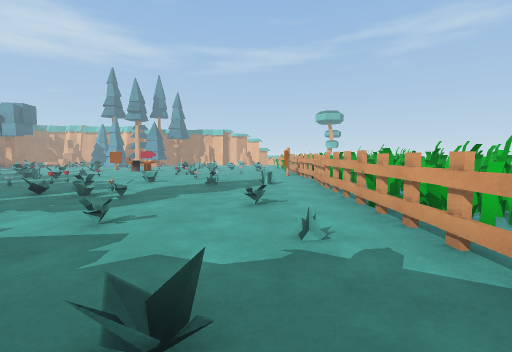
View 1 (above)

24 first-person views from a walk through a Unity game level. The camera is 1.3 m above the floor, tilts 4° down and sees 85° across. The floor is counted in squares, 1 m on a side. Each view is taken from the middle of a square. On the plan, view 1 faces up. The plan holds only what a view shows up to about 13 squares ahead; the rest is blank. The place goes on beyond the plan. The player is left out. Some surface patterns are stand-ins.

View 2
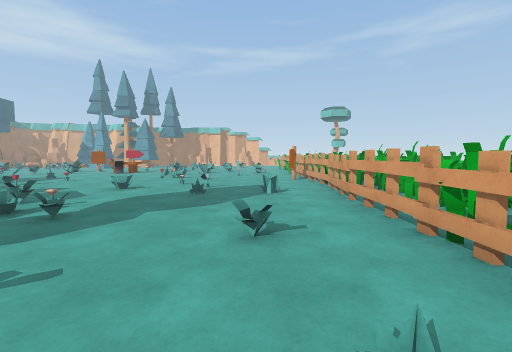

View 3
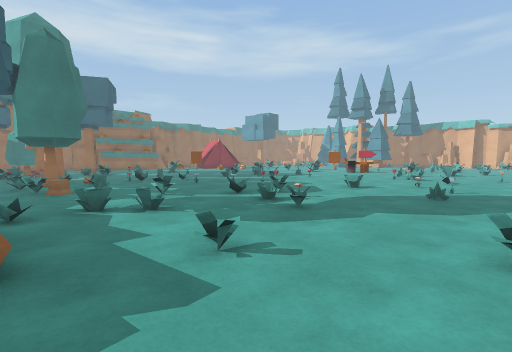

View 4
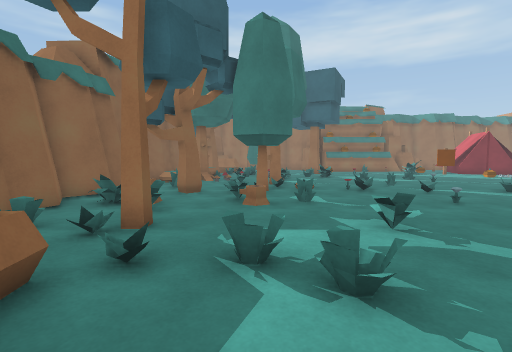

View 5
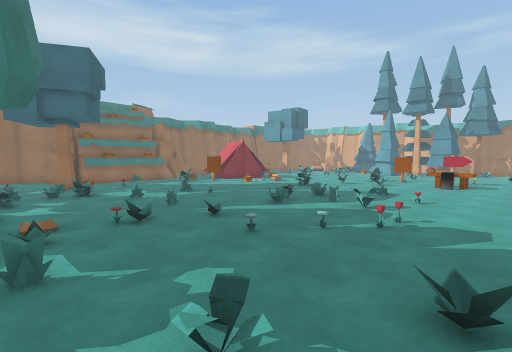

View 6
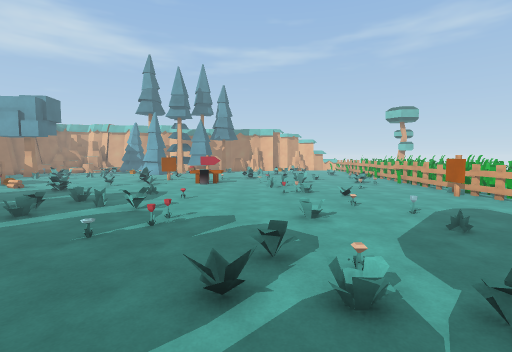

View 7
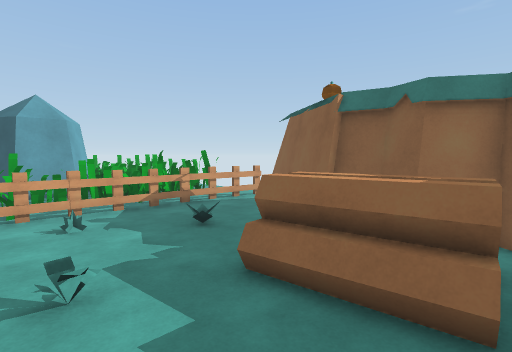

View 8
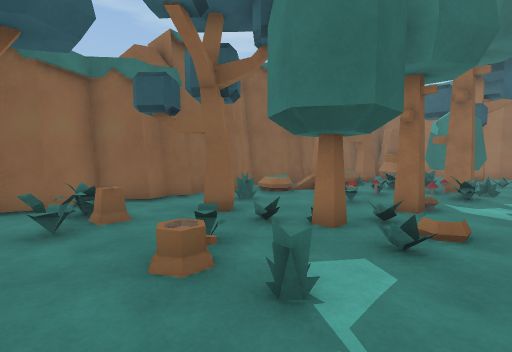

View 9
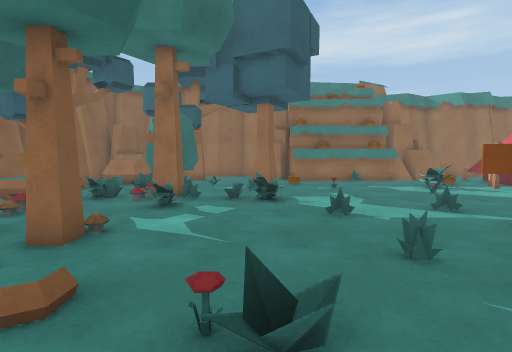

View 10
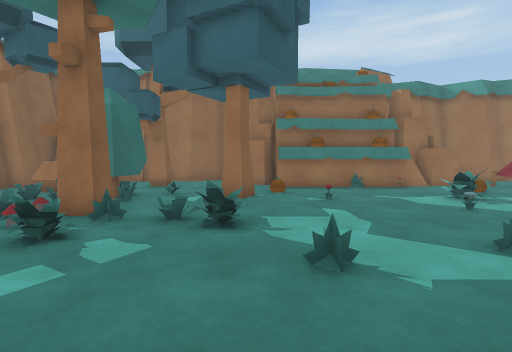

View 11
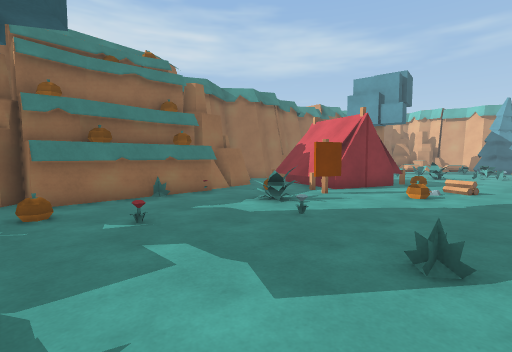

View 12
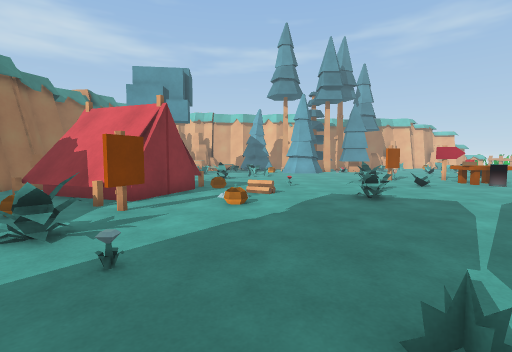

View 13
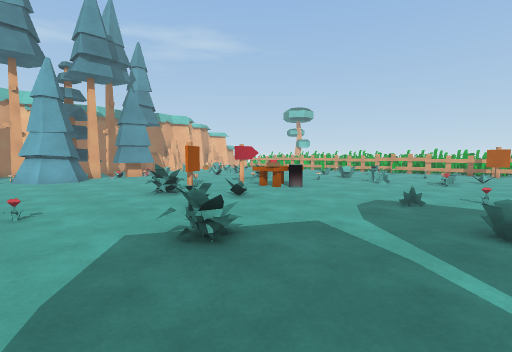

View 14
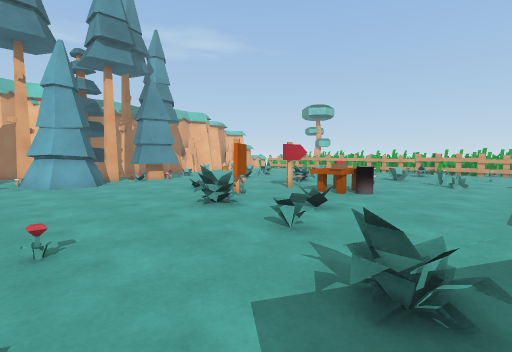

View 15
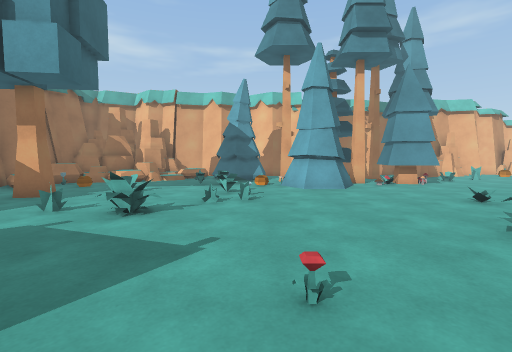

View 16
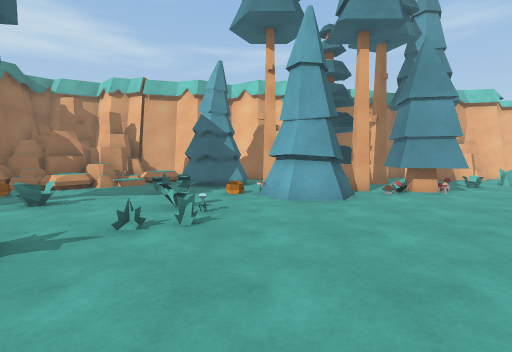

View 17
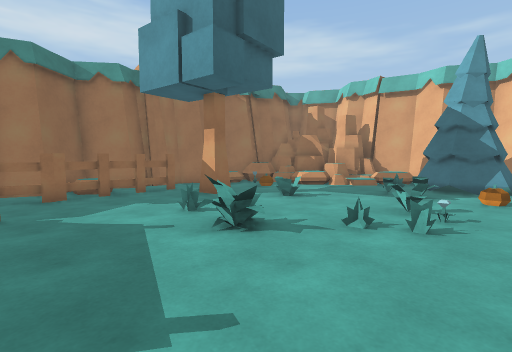

View 18
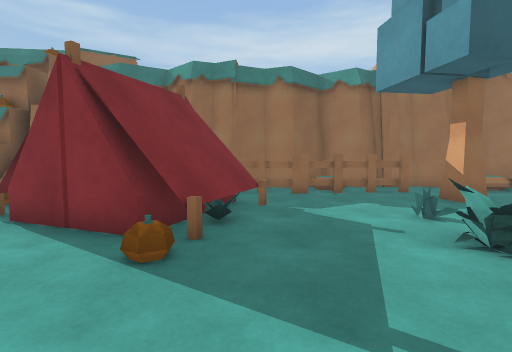

View 19
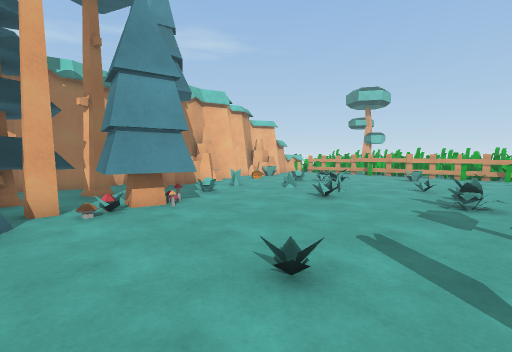

View 20
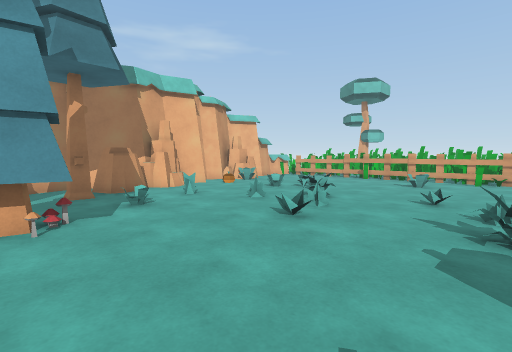

View 21
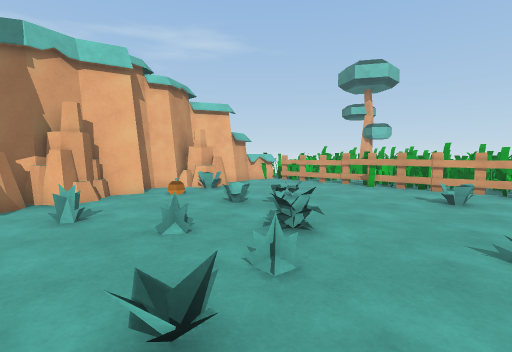

View 22
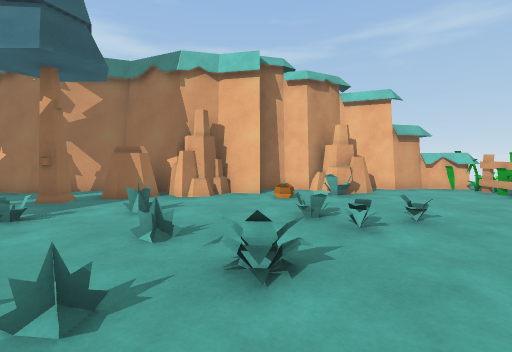

View 23
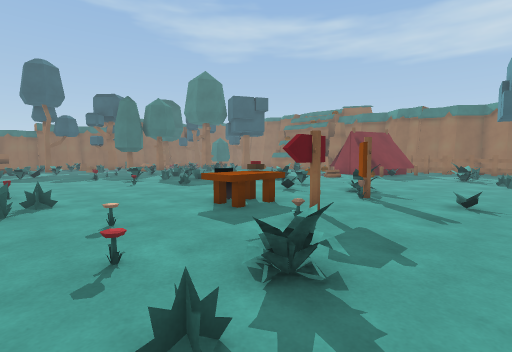

View 24
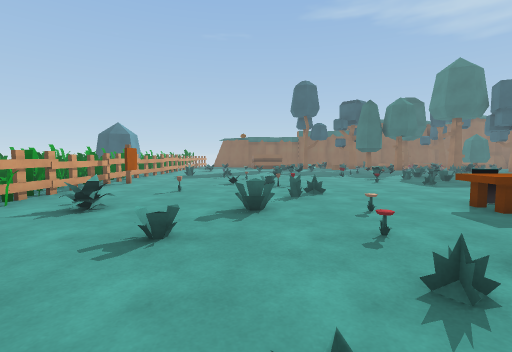

### Floor plan
Key: @ floor where view 1 was taken; # wall or solid block; x gap in a wall; . main floor; : floor 0.25 m higher than the main floor; + floor 0.5 m higher than the main floor; / step, stairs or slope; = window, fence, low wall or low ledge; F fence; P plant; L flower; B bush; T tree; R rock; S sign; M mushroom; E tent; A table; I pine tree; G log; O other object.
Columns run from 32 left of view 1 to 5 right of it. Each row starts with its distance up from view 1.
 43                              ####
 42                     ##### ####RR#####
 41                  ####..R#R##..BR...F#
 40                   ....RRRR..O.B....FO
 39      RR     I    I  .I.............FO
 38   RRRRR  .I I.  IIII....P..........F
 37   RRR+R..OIIII#  II ........B./....FO
 36 ##RR RR.......   IIII........//....FO
 35 #RRO......B..OIII.OIM....P.........FO
 34  R ........B..II ...I......B.......FO
 33  R.....B......II........:P.........FO
 32 #R.....B...BL...................B..FO
 31  R..TT.............................FO
 30  R.F.......PP......................F
 29 #R.F...P.O..............OBP....... F
 28 #ROF.....B............O..........  F
 27  R.F.............BSO.GS...L....... F
 26  #.F.............O...AA............F
 25  R.F.EEB.............AAA.L..B...B..FO
 24  #  .EEEEE...L....B..OO............FO
 23  #FF  EEE.......B..........P.......FO
 22  #=  E  #..O..............P....O...FO
 21     EEEEE......B...................FO
 20     EEEE..................OO.......FO
 19    R...ES...........P........:....SFO
 18    R....S.............O...........SFO
 17    RR...B.........B................FO
 16    # ..OO..........P.B.......O.....FO
 15    RR....L........B...........O....FO
 14     P.......P.....B...O............FO
 13     R.................O.......P..P.FO
 12     R...L............L.............F
 11    #R........P.P..:.O....B.........F
 10    R...T...................L.......FO
  9  OR   TTO.BO.....LB.....B...O......F
  8     ...................B........B..FO
  7    .......P......::....B...........FO
  6    TT. TPT#OB.MT.O..P..../.........FO
  5    ... TO.OM..OT.T..O...B/...O.....FO
  4        T..B.O.....:..............P.FO
  3       R.....MM....T....T.OOOO......FO
  2       R TRORT...P.T.OB...OOOO..O...FOO
  1     ##. T RR  O.....OB.O OOOO .B...FOO
  0    ##O  OOOOO .O.RR..R.  .     .@..FOO
 -1             ########R##  RRRR##....FO
 -2                          ##   ###..FO
 -3                                 #xF

Where each view was taken, in squares from view 1:
view 1: 0 up, 0 right, facing up
view 2: 3 up, 0 right, facing up
view 3: 3 up, 0 right, facing up-left
view 4: 5 up, 4 left, facing left
view 5: 6 up, 7 left, facing up-left
view 6: 6 up, 7 left, facing up
view 7: 6 up, 7 left, facing down-right
view 8: 8 up, 10 left, facing down-left
view 9: 9 up, 13 left, facing left
view 10: 10 up, 16 left, facing left
view 11: 10 up, 19 left, facing up-left
view 12: 12 up, 21 left, facing up
view 13: 17 up, 20 left, facing up-right
view 14: 20 up, 20 left, facing up-right
view 15: 22 up, 20 left, facing up
view 16: 25 up, 19 left, facing up
view 17: 25 up, 19 left, facing up-left
view 18: 25 up, 19 left, facing left
view 19: 28 up, 16 left, facing up-right
view 20: 29 up, 13 left, facing up-right
view 21: 31 up, 9 left, facing up-right
view 22: 31 up, 5 left, facing up
view 23: 31 up, 5 left, facing down-left
view 24: 32 up, 4 left, facing down
